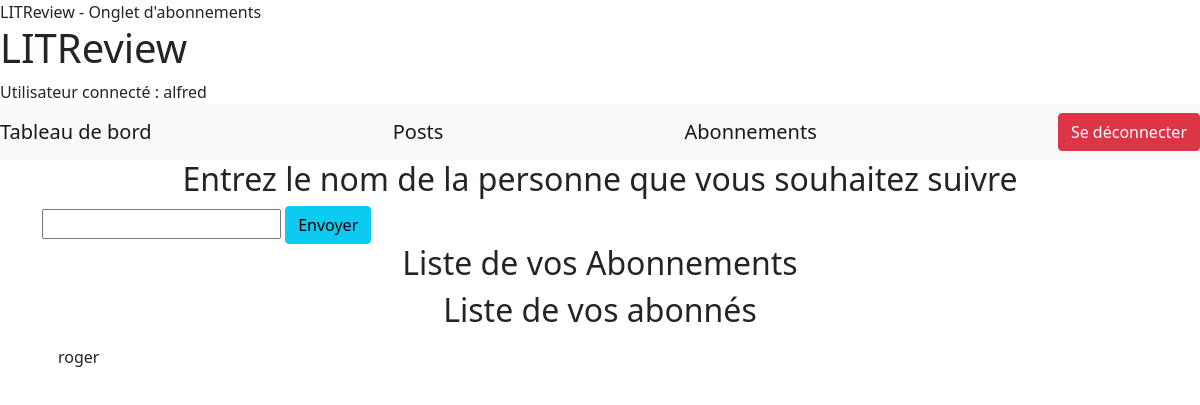
/sub/ (signed in), run on an earlier commit of the app's database.
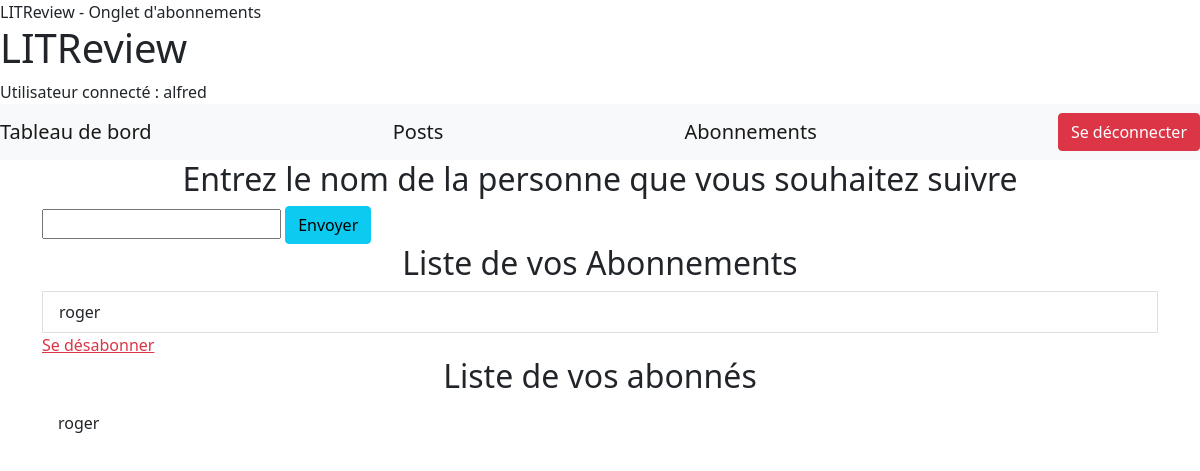
And on a later commit of the database.
### sub_system/models.py (models this page shows, shortened)
class UserFollows(models.Model):
    user = models.ForeignKey(User,
                             on_delete=models.CASCADE,
                             related_name='following'
                             )
    followed_user = models.ForeignKey(User,
                                      on_delete=models.CASCADE,
                                      related_name='followed_by'
                                      )
    class Meta:
        unique_together = ('user', 'followed_user', )

### sub_system/views.py (the view)
# urls.py: path('', views.abonnement, name='abonnement'),
@login_required
def abonnement(request):
    titre = "Onglet d'abonnements"
    user_follows = UserFollows.objects.all()
    user = request.user
    name = request.user.username
    subscribers = user.followed_by.all()
    if request.method == "POST":
        entry = request.POST['followed_user']
        if not entry != name:
            formulaire = NouveauxAbonnement(request.POST)
            messages.error(request, 'Vous ne pouvez pas vous ajouter')
        else:
            try:
                user_to_follow = User.objects.get(username=entry)
                UserFollows.objects.create(user=request.user,
                                           followed_user=user_to_follow,
                                           )
            except Exception:
                formulaire = NouveauxAbonnement(request.POST)
                messages.error(request, 'Erreur')
            else:
                messages.success(request, "Utilisateur suivi !")
                return redirect("abonnement")
    else:
        formulaire = NouveauxAbonnement()
    return render(request, 'sub_system/abonnement.html', {
                                                'titre': titre,
                                                'form': formulaire,
                                                'current_user': user,
                                                'subscribers': subscribers,
                                                'user_follows': user_follows
                                                })

### sub_system/forms.py
class NouveauxAbonnement(ModelForm):
    class Meta:
        model = UserFollows
        fields = ['followed_user']
        labels = {"followed_user": ""}
        widgets = {'followed_user': forms.TextInput()}

### sub_system/templates/sub_system/abonnement.html (shortened to what this page needs)
{% extends "index.html" %}
{% block content %}
    <h2 style="text-align: center;">Entrez le nom de la personne que vous souhaitez suivre</h2>
    <form action="" method="POST" enctype="multipart/form-data">
        {{ form }}
        <input type="submit" class="btn btn-info" value="Envoyer">
    </form>
    <h2 style="text-align: center;">Liste de vos Abonnements</h2>
        {% for user in user_follows %}
            {% if  user.user == current_user%}
                <li class="list-group-item">{{ user.followed_user }}</li>
                <a class="link-danger" href="{% url 'SubscriptionSupp' user.pk %}">Se désabonner</a>
            {% endif %}
        {% empty %}
            <p>Vous ne suivez aucun utilisateurs</p>
        {% endfor %}
    <h2 style="text-align: center;">Liste de vos abonnés</h2>
    <ul class="list-group list-group-flush" >
        {% for subscriber in subscribers %}
            <li class="list-group-item">{{ subscriber.user }}</li>
    </ul>
        {% empty %}
            <p>Aucun utilisateurs ne vous suit</p>
        {% endfor %}
{% endblock content%}

What changed in the data, as far as the page shows it:
added UserFollows: followed_user "roger", shown under "Liste de vos Abonnements"
